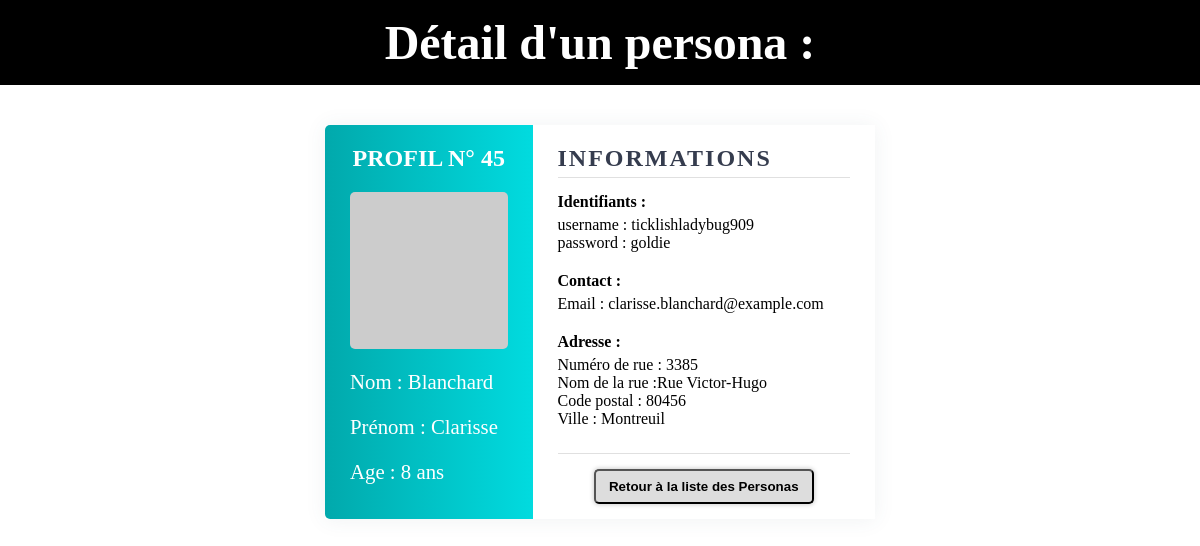
The app's page /persona_details/45/ with its own data.
### persona_app/models.py (models this page shows, shortened)
class Persona (models.Model):
    first_name = models.CharField(max_length=70)
    last_name = models.CharField(max_length=70)
    address_street = models.CharField(max_length=150)
    address_number = models.IntegerField()
    city = models.CharField(max_length=150)
    country = models.CharField(max_length=70)
    postcode = models.IntegerField()
    email = models.CharField(max_length=150)
    username = models.CharField(max_length=70)
    password = models.CharField(max_length=70)
    age = models.IntegerField()
    picture =  models.CharField(max_length=150)

### persona_app/views.py (the view)
# urls.py: path('persona_details/<int:id>/', PersonaDetailsView.as_view(), name='url_persona_details'),
class PersonaDetailsView(View):
    template_name = 'persona_app/template_details.html'
    model = Persona
    def get(self, request, id):
        persona_details = self.model.objects.get(pk=id)
        return render(request, self.template_name, context= {'persona_details' : persona_details} )

### persona_app/templates/persona_app/template_details.html
{% extends 'template.html' %}
{%block title_page%} Détail d'un persona : {% endblock title_page %}
{%block content%}
<div class ="details_wrapper">
    <article class="details_wrapper__left">
        <h2 class="details_wrapper__left__title">Profil N° {{persona_details.id}}</h2>
        <img class="details_wrapper__lef__img" src="{{persona_details.picture}}" alt="Photo représentant le persona">
        <p class="details_wrapper__left__text" >Nom : {{persona_details.last_name}}</p>
        <p class="details_wrapper__left__text" >Prénom : {{persona_details.first_name}} </p>
        <p class="details_wrapper__left__text" >Age : {{persona_details.age}} ans</p>
    </article>
    <article class="details_wrapper__right">
        <div class="details_wrapper__right__info">
            <h2>Informations</h2>
            <div class="details_wrapper__right__section">
                <p>Identifiants : </p>
                <p>username : {{persona_details.username}}</p>
                <p>password : {{persona_details.password}}</p>
            </div>
            <div class="details_wrapper__right__section">
                <p>Contact :</p>
                <p>Email : {{persona_details.email}}</p>
            </div>
            <div class="details_wrapper__right__section">
                <p>Adresse :</p>
                <p> Numéro de rue : {{persona_details.address_number}}</p>
                <p>
                 {% if persona_details.address_street|length >= 15 %}
                    Nom de la rue :{{ persona_details.address_street|truncatechars:15 }}
                {%else%}
                    Nom de la rue :{{persona_details.address_street}}
                {% endif %}
                </p>
                <p>Code postal : {{persona_details.postcode}}</p>
                <p>Ville : {{persona_details.city}}</p>
            </div>
        </div>
        <button class="btn ">
            <a href="{% url 'url_persona_list' %}">
                Retour à la liste des Personas
            </a>
        </button>
    </article>
</div>
{%endblock content%}

### static/css/style.css (style rules this page uses)
body { margin: 0; cursor: default; }
.btn { display: block; margin: 15px auto; width: 220px; border-radius: 5px; background-color: #dddddd; padding: 8px; box-shadow:0 0 4px 1px rgba(0, 0, 0, .18); }
.btn > * { font-weight: bold; }
.list__table a, .btn > * { text-decoration: none; color: inherit; cursor: pointer; }
.details_wrapper { display: flex; margin: 40px auto; max-width: 550px; box-shadow: 0 1px 20px 0 rgba(69,90,100,.08); }
.details_wrapper__left { width: 35%; background: linear-gradient(to right,#01a9ac,#01dbdf); padding: 0 25px; border-top-left-radius: 5px; border-bottom-left-radius: 5px; color: #fff; }
.details_wrapper__left .details_wrapper__lef__img { border-radius: 5px; margin-bottom: 10px; }
.details_wrapper__left__title { font-size: 1.5rem; font-weight: bold; margin-top: 20px; text-align: center; text-transform: uppercase; }
.details_wrapper__left__text { font-size: 1.3rem; }
.details_wrapper__lef__img { display: block; margin: auto; width: 100%; }
.details_wrapper__right { width: 65%; padding: 0 25px; border-top-right-radius: 5px; border-bottom-right-radius: 5px; }
.details_wrapper__right__info { border-bottom: 1px solid #e0e0e0; padding-bottom: 5px; margin-bottom: 15px; }
.details_wrapper__right__info h2 { margin-bottom: 15px; padding-bottom: 5px; border-bottom: 1px solid #e0e0e0; color: #353c4e; text-transform: uppercase; letter-spacing: 2px; }
.details_wrapper__right__section { margin-bottom: 20px; }
.details_wrapper__right__section p:first-child { font-weight: bold; margin-bottom: 5px; }
.details_wrapper__right__section > * { margin: 0; }

### records on screen
Persona: id "45", last_name "Blanchard", first_name "Clarisse", age "8", username "ticklishladybug909", password "goldie", email "clarisse.blanchard@example.com", address_number "3385", address_street "Rue Victor-Hugo", postcode "80456", city "Montreuil"
